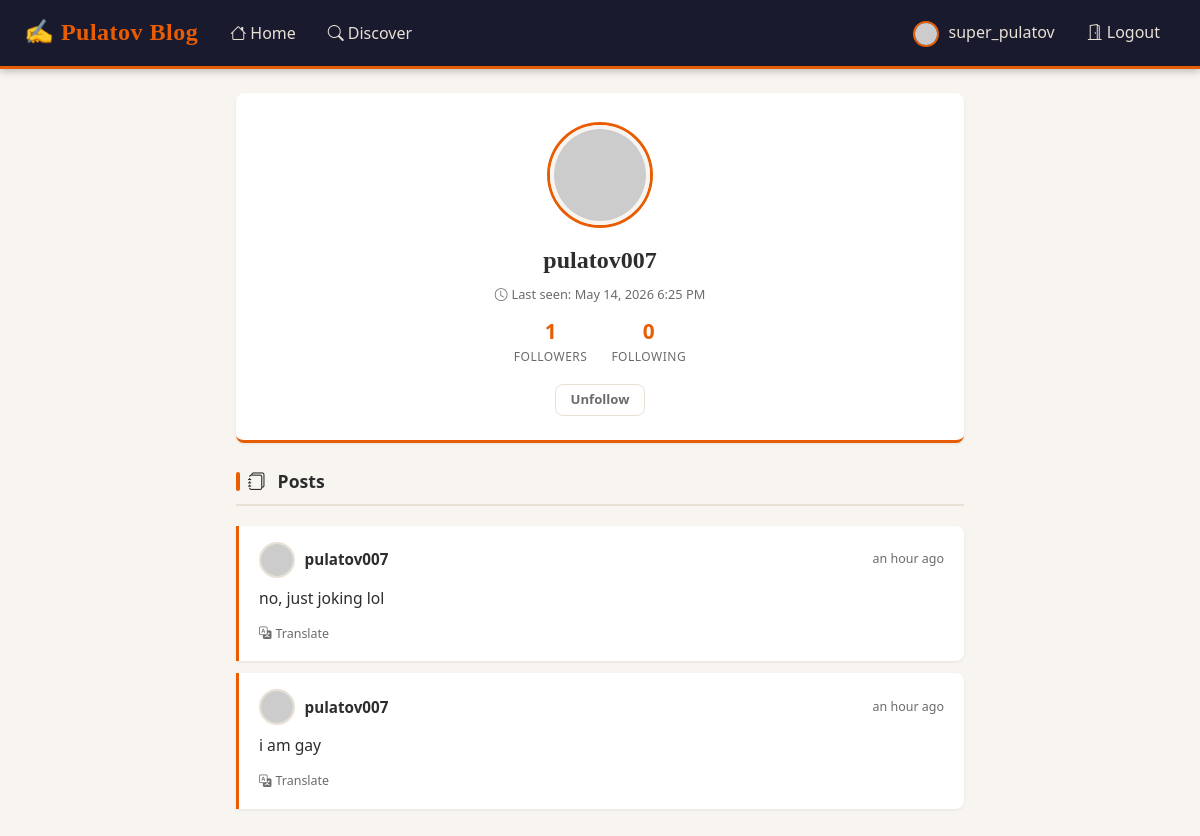
The page /user/pulatov007 (signed in) on the database its author committed.
### app/models.py (models this page shows, shortened)
class User(UserMixin, db.Model):
    id: so.Mapped[int] = so.mapped_column(primary_key=True)
    username: so.Mapped[str] = so.mapped_column(sa.String(64), index=True,
                                                unique=True)
    email: so.Mapped[str] = so.mapped_column(sa.String(120), index=True,
                                             unique=True)
    password_hash: so.Mapped[Optional[str]] = so.mapped_column(sa.String(256))
    about_me: so.Mapped[Optional[str]] = so.mapped_column(sa.String(140))
    last_seen: so.Mapped[Optional[datetime]] = so.mapped_column(
        default=lambda: datetime.now(timezone.utc))
    posts: so.WriteOnlyMapped['Post'] = so.relationship(
        back_populates='author')
    following: so.WriteOnlyMapped['User'] = so.relationship(
        secondary=followers,
        primaryjoin=(followers.c.follower_id == id),
        secondaryjoin=(followers.c.followed_id == id),
        back_populates='followers')
    followers: so.WriteOnlyMapped['User'] = so.relationship(
        secondary=followers,
        primaryjoin=(followers.c.followed_id == id),
        secondaryjoin=(followers.c.follower_id == id),
        back_populates='following')
    def avatar(self, size):
        digest = md5(self.email.lower().encode('utf-8')).hexdigest()
        return f'https://www.gravatar.com/avatar/{digest}?d=identicon&s={size}'
    def is_following(self, usr):
        follow_query = self.following.select().where(User.id == usr.id)
        return db.session.scalar(follow_query) is not None
    def followers_count(self):
        cnt_query = sa.select(sa.func.count()).select_from(
            self.followers.select().subquery())
        return db.session.scalar(cnt_query)
    def following_count(self):
        cnt_query = sa.select(sa.func.count()).select_from(
            self.following.select().subquery())
        return db.session.scalar(cnt_query)

class Post(db.Model):
    id: so.Mapped[int] = so.mapped_column(primary_key=True)
    body: so.Mapped[str] = so.mapped_column(sa.String(140))
    timestamp: so.Mapped[datetime] = so.mapped_column(
        index=True, default=lambda: datetime.now(timezone.utc))
    user_id: so.Mapped[int] = so.mapped_column(sa.ForeignKey(User.id),
                                               index=True)
    language: so.Mapped[Optional[str]] = so.mapped_column(sa.String(5))
    author: so.Mapped[User] = so.relationship(back_populates='posts')

### app/routes.py (the view)
@app.route('/user/<username>')
@login_required
def user(username):
    usr = db.first_or_404(sa.select(User).where(User.username == username))
    page_num = request.args.get('page', 1, type=int)
    post_query = usr.posts.select().order_by(Post.timestamp.desc())
    paginated = db.paginate(post_query, page=page_num,
                            per_page=app.config['POSTS_PER_PAGE'],
                            error_out=False)
    next_url = url_for('user', username=usr.username, page=paginated.next_num) \
        if paginated.has_next else None
    prev_url = url_for('user', username=usr.username, page=paginated.prev_num) \
        if paginated.has_prev else None
    form = EmptyForm()
    return render_template('user.html', user=usr, posts=paginated.items,
                           next_url=next_url, prev_url=prev_url, form=form)

### app/forms.py
class EmptyForm(FlaskForm):
    submit = SubmitField(_l('Submit'))

### app/__init__.py (called while the page is built)
def get_locale():
    return request.accept_languages.best_match(app.config['LANGUAGES']) or 'en'

### app/models.py (called while the page is built)
@login.user_loader
def load_user(uid):
    return db.session.get(User, int(uid))

### app/routes.py (called while the page is built)
@app.before_request
def before_request():
    if current_user.is_authenticated:
        current_user.last_seen = datetime.now(timezone.utc)
        db.session.commit()
    g.locale = str(get_locale())

### app/templates/user.html (shortened to what this page needs)
{% extends "base.html" %}
{% block content %}
<div class="profile-header">
  <img src="{{ user.avatar(100) }}" class="profile-avatar-lg" alt="{{ user.username }}">
  <div class="profile-username">{{ user.username }}</div>
  {% if user.last_seen %}
  <p class="profile-last-seen">
    <i class="bi bi-clock me-1"></i>{{ _('Last seen:') }}
    {{ moment(user.last_seen).format('LLL') }}
  </p>
  {% endif %}
  <div class="profile-stats">
    <div class="stat-item">
      <span class="stat-value">{{ user.followers_count() }}</span>
      <span class="stat-label">{{ _('followers') }}</span>
    </div>
    <div class="stat-item">
      <span class="stat-value">{{ user.following_count() }}</span>
      <span class="stat-label">{{ _('following') }}</span>
    </div>
  </div>
  <div class="profile-actions">
    {% if user == current_user %}
    <a href="{{ url_for('edit_profile') }}" class="btn btn-outline-secondary btn-sm-action">
      <i class="bi bi-pencil-square me-1"></i>{{ _('Edit Profile') }}
    </a>
    {% elif not current_user.is_following(user) %}
    <form action="{{ url_for('follow', username=user.username) }}" method="post" class="d-inline">
      {{ form.hidden_tag() }}
      {{ form.submit(value=_('Follow'), class='btn btn-primary btn-sm-action') }}
    </form>
    {% else %}
    <form action="{{ url_for('unfollow', username=user.username) }}" method="post" class="d-inline">
      {{ form.submit(value=_('Unfollow'), class='btn btn-outline-secondary btn-sm-action') }}
    </form>
    {% endif %}
  </div>
</div>
<div class="section-title">
  <span class="title-accent"></span>
  <i class="bi bi-journals me-1"></i>{{ _('Posts') }}
</div>
{% if posts %}
  {% for post in posts %}
    {% include '_post.html' %}
  {% endfor %}
{% else %}
<div class="empty-state">
  <div class="empty-icon"><i class="bi bi-journal-x"></i></div>
  <p>{{ _('No posts yet.') }}</p>
</div>
{% endif %}
{% endblock %}

### app/templates/base.html (shortened to what this page needs)
<!doctype html>
<html lang="{{ g.locale }}">
  <head>
    <link href="https://cdn.jsdelivr.net/npm/bootstrap@5.3.2/dist/css/bootstrap.min.css"
          rel="stylesheet"
>
    <link rel="stylesheet"
          href="https://cdn.jsdelivr.net/npm/bootstrap-icons@1.11.3/font/bootstrap-icons.min.css">
    <link rel="stylesheet" href="{{ url_for('static', filename='styles.css') }}">
  </head>
  <body>
    <nav class="navbar navbar-expand-lg site-navbar sticky-top">
      <div class="container-fluid px-3 px-lg-4">
        <a class="navbar-brand" href="{{ url_for('index') }}">
          &#9997; Pulatov Blog
        </a>
        <div class="collapse navbar-collapse" id="mainNav">
          <ul class="navbar-nav me-auto mb-2 mb-lg-0">
            <li class="nav-item">
              <a class="nav-link" href="{{ url_for('index') }}">
                <i class="bi bi-house me-1"></i>{{ _('Home') }}
              </a>
            </li>
            <li class="nav-item">
              <a class="nav-link" href="{{ url_for('explore') }}">
                <i class="bi bi-search me-1"></i>{{ _('Discover') }}
              </a>
            </li>
          </ul>
          <ul class="navbar-nav ms-auto mb-2 mb-lg-0">
            {% if current_user.is_anonymous %}
            <li class="nav-item">
              <a class="nav-link" href="{{ url_for('login') }}">
                <i class="bi bi-person-circle me-1"></i>{{ _('Login') }}
              </a>
            </li>
            <li class="nav-item">
              <a class="nav-link" href="{{ url_for('register') }}">
                <i class="bi bi-person-plus me-1"></i>{{ _('Register') }}
              </a>
            </li>
            {% else %}
            <li class="nav-item">
              <a class="nav-link" href="{{ url_for('user', username=current_user.username) }}">
                <img src="{{ current_user.avatar(26) }}" alt=""
                     style="width:26px;height:26px;border-radius:50%;object-fit:cover;border:2px solid #e85d04;margin-right:5px;">
                {{ current_user.username }}
              </a>
            </li>
            <li class="nav-item">
              <a class="nav-link" href="{{ url_for('logout') }}">
                <i class="bi bi-door-open me-1"></i>{{ _('Logout') }}
              </a>
            </li>
            {% endif %}
          </ul>
        </div>
      </div>
    </nav>
    <div class="page-wrapper">
      {% block content %}{% endblock %}
    </div>
  </body>
</html>

### app/templates/_post.html
<div class="post-entry">
  <div class="post-entry-header">
    <div class="post-author-info">
      <a href="{{ url_for('user', username=post.author.username) }}">
        <img src="{{ post.author.avatar(36) }}" class="post-avatar-sm" alt="{{ post.author.username }}">
      </a>
      <a href="{{ url_for('user', username=post.author.username) }}" class="post-author-name">
        {{ post.author.username }}
      </a>
    </div>
    <span class="post-time">{{ moment(post.timestamp).fromNow() }}</span>
  </div>
  <p class="post-body-text">
    <span id="post{{ post.id }}">{{ post.body }}</span>
  </p>
  {% if post.language and post.language != g.locale %}
  <div id="translation{{ post.id }}">
    <a href="javascript:translate(
        'post{{ post.id }}',
        'translation{{ post.id }}',
        '{{ post.language }}',
        '{{ g.locale }}')" class="translate-btn">
      <i class="bi bi-translate me-1"></i>{{ _('Translate') }}
    </a>
  </div>
  {% endif %}
</div>

### app/static/styles.css (style rules this page uses)
:root { --primary: #e85d04; --primary-dark: #c44d03; --primary-light: #ff7c2a; --bg: #f8f5f0; --bg-card: #ffffff; --text: #2d2d2d; --text-muted: #6b6b6b; --border: #e8e0d5; --navbar-bg: #1a1a2e; --navbar-text: #e8e0d5; --shadow-sm: 0 1px 3px rgba(0,0,0,0.08); --shadow-md: 0 4px 12px rgba(0,0,0,0.10); --radius: 8px; --transition: 0.18s ease; }
*, *::before, *::after { box-sizing: border-box; }
body { background-color: var(--bg); color: var(--text); font-family: 'Segoe UI', Georgia, 'Times New Roman', serif; font-size: 1rem; line-height: 1.65; min-height: 100vh; }
a { color: var(--primary); text-decoration: none; transition: color var(--transition); }
.site-navbar { background-color: var(--navbar-bg) !important; border-bottom: 3px solid var(--primary); box-shadow: 0 2px 8px rgba(0,0,0,0.25); }
.site-navbar .navbar-brand { color: var(--primary) !important; font-weight: 800; font-size: 1.5rem; letter-spacing: 0.5px; font-family: Georgia, serif; }
.site-navbar .nav-link { color: var(--navbar-text) !important; font-weight: 500; padding: 0.5rem 1rem !important; border-radius: var(--radius); transition: background var(--transition), color var(--transition); }
.page-wrapper { max-width: 760px; margin: 0 auto; padding: 1.5rem 1rem 4rem; }
.section-title { font-size: 1.1rem; font-weight: 700; color: var(--text); border-bottom: 2px solid var(--border); padding-bottom: 0.5rem; margin-bottom: 1.25rem; display: flex; align-items: center; gap: 0.5rem; }
.section-title .title-accent { display: inline-block; width: 4px; height: 1.1em; background: var(--primary); border-radius: 2px; }
.post-entry { background: var(--bg-card); border-left: 3px solid var(--primary); border-radius: 0 var(--radius) var(--radius) 0; padding: 1rem 1.25rem; margin-bottom: 0.75rem; box-shadow: var(--shadow-sm); transition: border-left-width var(--transition), box-shadow var(--transition); }
.post-entry-header { display: flex; align-items: center; justify-content: space-between; margin-bottom: 0.5rem; }
.post-author-info { display: flex; align-items: center; gap: 0.6rem; }
.post-avatar-sm { width: 36px; height: 36px; border-radius: 50%; object-fit: cover; border: 2px solid var(--border); transition: border-color var(--transition); }
.post-author-name { font-weight: 700; color: var(--text); font-size: 0.95rem; }
.post-time { font-size: 0.78rem; color: var(--text-muted); white-space: nowrap; }
.post-body-text { color: var(--text); font-size: 0.98rem; line-height: 1.6; margin: 0.25rem 0 0.5rem; }
.translate-btn { font-size: 0.78rem; color: var(--text-muted); background: none; border: none; padding: 0; cursor: pointer; transition: color var(--transition); }
.btn { border-radius: var(--radius); font-weight: 600; transition: all var(--transition); }
.btn-outline-secondary { border-color: var(--border); color: var(--text-muted); }
.btn-sm-action { font-size: 0.82rem; padding: 0.3rem 0.9rem; }
.profile-header { text-align: center; background: var(--bg-card); border-radius: var(--radius); border-bottom: 3px solid var(--primary); padding: 2rem 1.5rem 1.5rem; margin-bottom: 1.5rem; box-shadow: var(--shadow-sm); }
.profile-avatar-lg { width: 100px; height: 100px; border-radius: 50%; object-fit: cover; border: 4px solid var(--bg); box-shadow: 0 0 0 3px var(--primary); margin-bottom: 1rem; }
.profile-username { font-size: 1.5rem; font-weight: 800; color: var(--text); margin-bottom: 0.25rem; font-family: Georgia, serif; }
.profile-last-seen { font-size: 0.8rem; color: var(--text-muted); margin-bottom: 1rem; }
.profile-stats { display: flex; justify-content: center; gap: 1.5rem; margin-bottom: 1rem; }
.stat-item { text-align: center; }
.stat-value { display: block; font-size: 1.3rem; font-weight: 800; color: var(--primary); line-height: 1; }
.stat-label { font-size: 0.75rem; color: var(--text-muted); text-transform: uppercase; letter-spacing: 0.5px; }
.profile-actions { margin-top: 1rem; }

### rows shown on the page
User: username "super_pulatov"
User: username "pulatov007", last_seen "May 14, 2026 6:25 PM"
Post: author.username "pulatov007", timestamp "an hour ago", body "no, just joking lol"
Post: author.username "pulatov007", timestamp "an hour ago", body "i am gay"

### other values the page prints
{{ user.followers_count() }} "1"
{{ user.following_count() }} "0"
